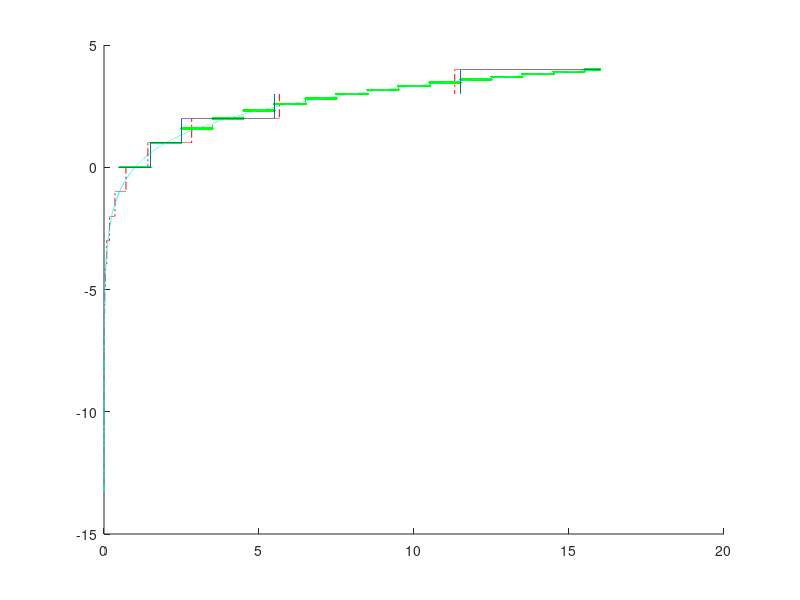

This figure's MATLAB source:


x = 0.0001:0.0001:2^4;


figure
hold on

plot(x,round(log2(x)),'-.r')
plot(x,log2(round(x)),'--.g')
plot(x,log2((x)),'cyan')
plot(x,round(log2(round(x))))